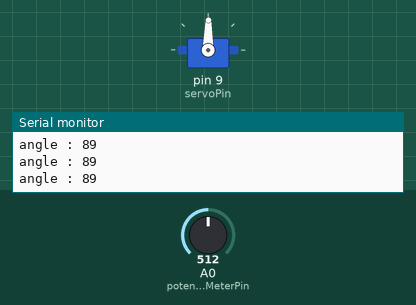
A sketch run on a simulated Arduino Uno, built with avr-gcc and run on an emulated ATmega328P. Shown: servo, the last lines printed to the serial monitor. Inputs (shaded band) come from the test bench; at power-on: A0 (potentioMeterPin) = 512.

Above: at 1.2 s.
1.3 s: A0 (potentioMeterPin) set to 556
At 2.5 s:
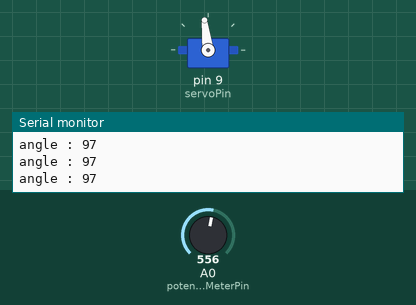
2.8 s: A0 (potentioMeterPin) set to 586
At 3.5 s:
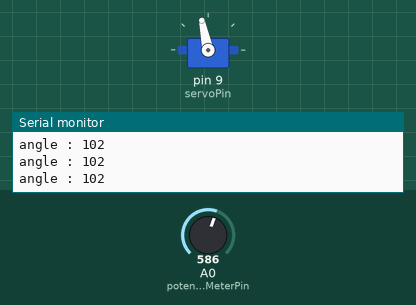
4.3 s: A0 (potentioMeterPin) set to 306
At 4.6 s:
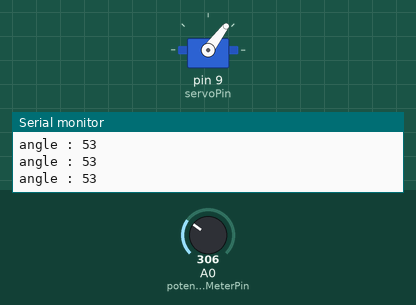
5.8 s: A0 (potentioMeterPin) set to 122
At 6.8 s:
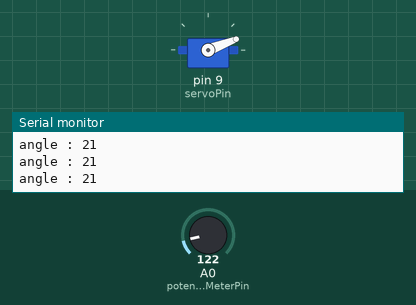
7.3 s: A0 (potentioMeterPin) set to 62
At 8.3 s:
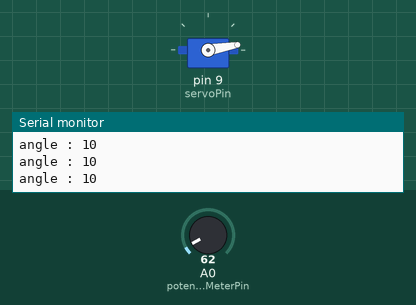
8.8 s: A0 (potentioMeterPin) set to 53
At 9.3 s:
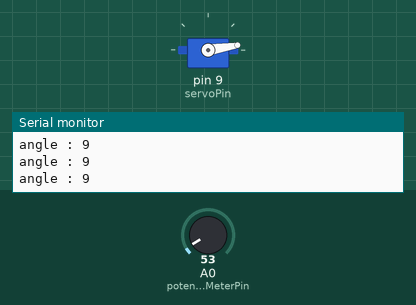
Timing chart, 0 to 11.8 s (numbered marks = the images above; inputs shaded):
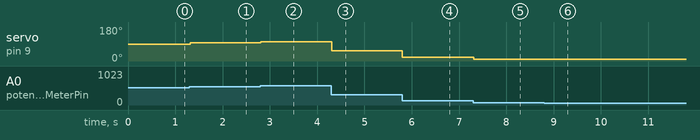

Measured:
- after the input at 1.3 s, servo on pin 9 (servoPin): 89° → 97° at once
- after the input at 2.8 s, servo on pin 9 (servoPin): 97° → 102° at once
- after the input at 4.3 s, servo on pin 9 (servoPin): 102° → 53° at once
- after the input at 5.8 s, servo on pin 9 (servoPin): 53° → 21° at once
- after the input at 7.3 s, servo on pin 9 (servoPin): 21° → 10° at once
- after the input at 8.8 s, servo on pin 9 (servoPin): 10° → 9° at once

The sketch:

02.ino
```cpp
// 실습 02 : 가변저항을 이용한 서보모터 제어 응용

#include "Servo.h" // 서보 라이브러리를 불러옴
Servo servo; // Servo 클래스의 객체 servo 생성
int potentioMeterPin = 0;//가변저항기에 연결한 아날로그 핀의 번호를 설정
int servoPin = 9;  // 서보모터의 핀

void setup() {
  servo.attach(servoPin); // 서보를 사용하는 핀으로 디지털 핀9번을 설정
  Serial.begin(9600);
}

void loop(){
  int value = analogRead(potentioMeterPin); //가변저항의 값을 읽어들임
  int angle = map(value,0,1023,0,179);//읽어 들인 값을 0에서 179까지 변환
  Serial.print("angle : ");
  Serial.println(angle);
  servo.write(angle); //서보의 각도를 설정
  delay(15); // 서보가 지정한 각도까지 움직이는 동안 대기
}
```
